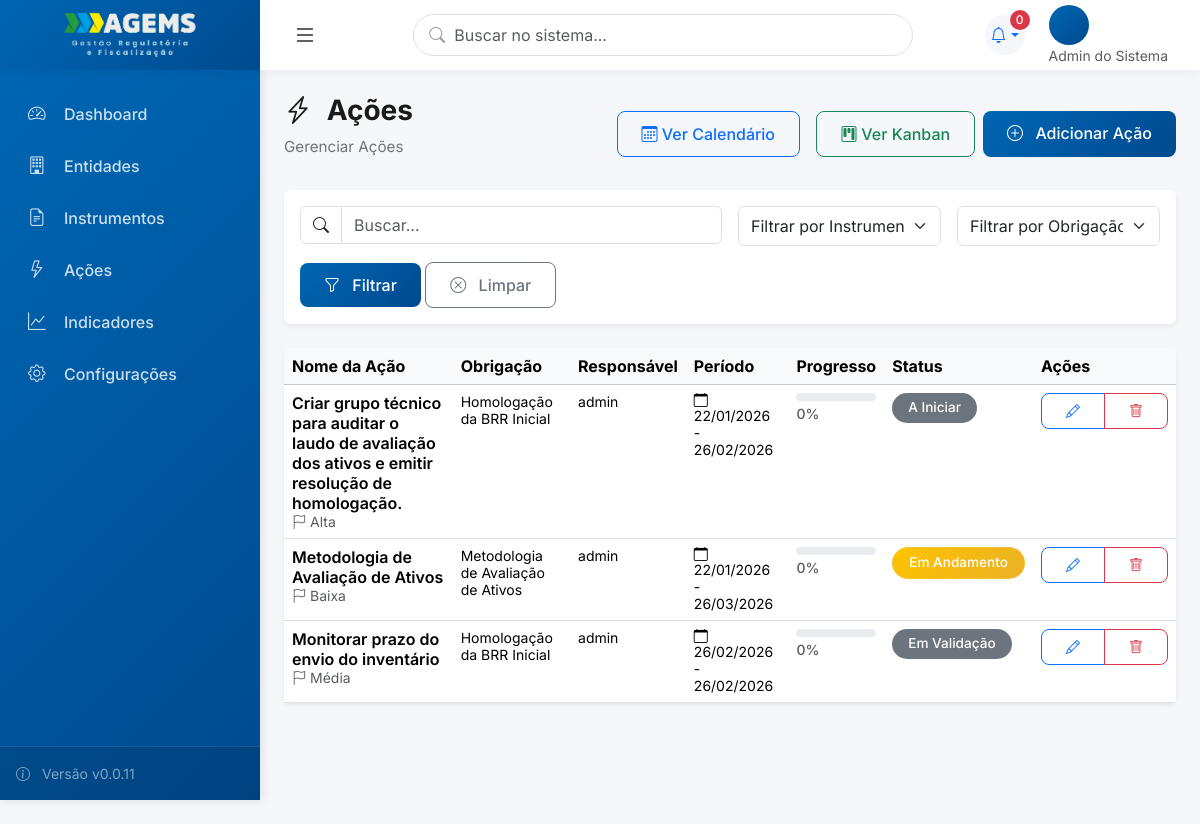
The app's page /acoes/ (signed in), older data.
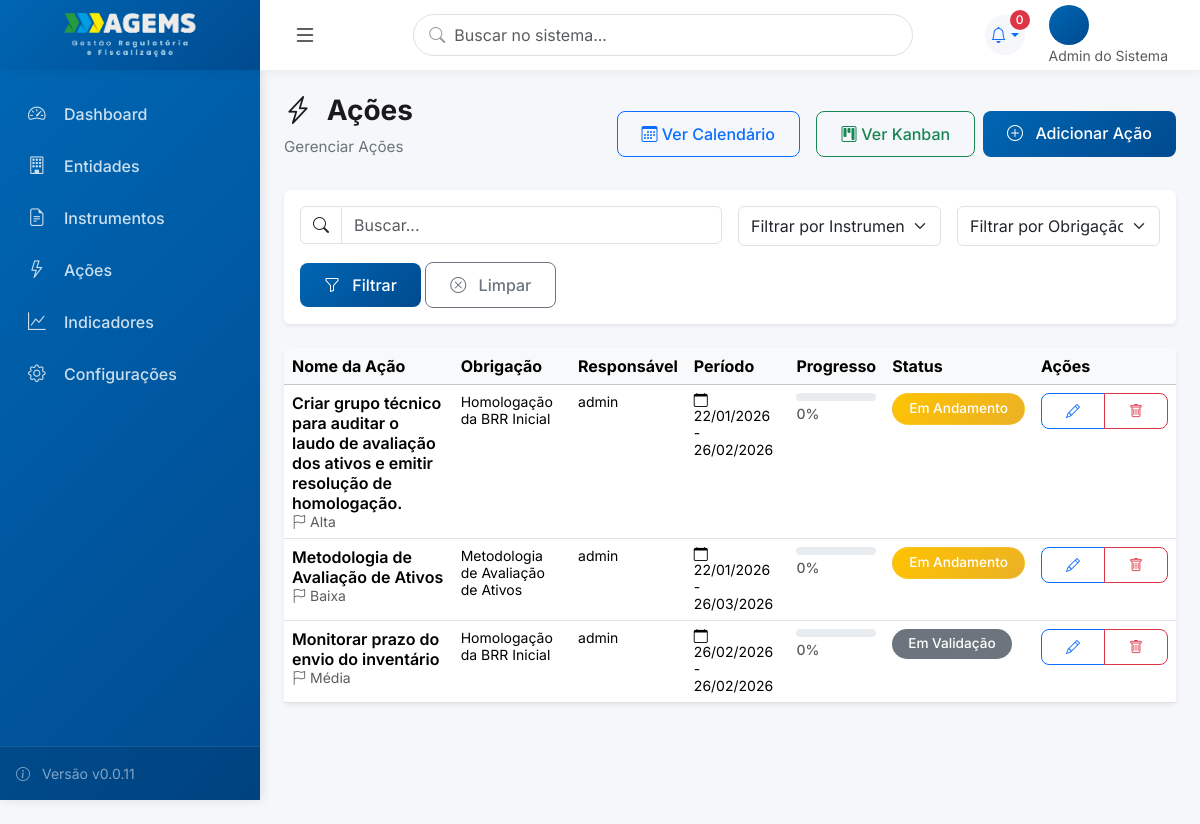
The same page, newer data.
### acoes/models.py (models this page shows, shortened)
class Acao(models.Model):
    STATUS_CHOICES = [
        ('a_iniciar', 'A Iniciar'),
        ('em_andamento', 'Em Andamento'),
        ('atrasado', 'Atrasado'),
        ('em_validacao', 'Em Validação'),
        ('finalizado', 'Finalizado'),
    ]
    PRIORIDADE_CHOICES = [
        ('baixa', 'Baixa'),
        ('media', 'Média'),
        ('alta', 'Alta'),
        ('urgente', 'Urgente'),
    ]
    PERIODICIDADE_CHOICES = [
        ('unica', 'Única'),
        ('mensal', 'Mensal'),
        ('bimestral', 'Bimestral'),
        ('trimestral', 'Trimestral'),
        ('quadrimestral', 'Quadrimestral'),
        ('semestral', 'Semestral'),
        ('anual', 'Anual'),
    ]
    nome = models.CharField('Nome da Ação', max_length=200)
    descricao = models.TextField('Descrição', blank=True)
    obrigacao = models.ForeignKey(
        Obrigacao,
        on_delete=models.PROTECT,
        verbose_name='Obrigação',
        related_name='acoes'
    )
    tipo_acao = models.ForeignKey(
        TipoAcao,
        on_delete=models.PROTECT,
        verbose_name='Tipo de Ação',
        related_name='acoes_v2',
        null=True,
        blank=True
    )
    responsavel = models.ForeignKey(
        settings.AUTH_USER_MODEL,
        on_delete=models.PROTECT,
        verbose_name='Responsável',
        related_name='acoes_responsavel',
        help_text='Responsável pela ação (apenas 1)'
    )
    executores = models.ManyToManyField(
        settings.AUTH_USER_MODEL,
        verbose_name='Executores',
        related_name='acoes_executor',
        blank=True,
        help_text='Usuários que executam a ação (pode ser vários)'
    )
    status = models.CharField('Status', max_length=15, choices=STATUS_CHOICES, default='a_iniciar')
    percentual_cumprido = models.IntegerField(
        'Percentual Cumprido (%)',
        default=0,
        help_text='Percentual de conclusão da ação (0-100)'
    )
    data_inicio = models.DateField('Data de Início')
    data_fim = models.DateField('Data de Fim')
    data_conclusao = models.DateField('Data de Conclusão Real', null=True, blank=True)
    periodicidade = models.CharField('Periodicidade', max_length=15, choices=PERIODICIDADE_CHOICES, default='unica')
    prioridade = models.CharField('Prioridade', max_length=10, choices=PRIORIDADE_CHOICES, default='media')
    dias_antecedencia_alerta = models.IntegerField(
        'Dias de Antecedência para Alerta',
        null=True,
        blank=True,
        default=None,
        help_text='Número de dias antes do prazo para gerar alerta (opcional)'
    )
    acoes_predecessoras = models.ManyToManyField(
        'self',
        symmetrical=False,
        verbose_name='Ações Predecessoras',
        related_name='acoes_sucessoras',
        blank=True,
        help_text='Ações que devem ser concluídas antes desta'
    )
    observacoes = models.TextField('Observações', blank=True)
    data_cadastro = models.DateTimeField('Data de Cadastro', auto_now_add=True)
    data_atualizacao = models.DateTimeField('Última Atualização', auto_now=True)
    class Meta:
        verbose_name = 'Ação'
        verbose_name_plural = 'Ações'
        ordering = ['data_inicio', 'prioridade', 'nome']

### instrumentos/models.py (models this page shows, shortened)
class Obrigacao(models.Model):
    STATUS_CHOICES = [
        ('pendente', 'Pendente'),
        ('em_andamento', 'Em Andamento'),
        ('cumprida', 'Cumprida'),
        ('vencida', 'Vencida'),
    ]
    titulo = models.CharField('Título da Obrigação', max_length=200)
    descricao = models.TextField('Descrição')
    clausula_referencia = models.CharField(
        'Cláusula de Referência',
        max_length=50,
        blank=True,
        help_text='Ex: Cláusula 5.2, Item 3.4, etc'
    )
    instrumento = models.ForeignKey(
        Instrumento,
        on_delete=models.PROTECT,  # Alterado de CASCADE para PROTECT para segurança
        verbose_name='Instrumento',
        related_name='obrigacoes'
    )
    tipo_obrigacao = models.ForeignKey(
        TipoObrigacao,
        on_delete=models.PROTECT,
        verbose_name='Tipo de Obrigação',
        related_name='obrigacoes'
    )
    recorrente = models.BooleanField(
        'Obrigação Recorrente',
        default=False,
        help_text='Se marcado, esta obrigação não será marcada como cumprida automaticamente'
    )
    data_vencimento = models.DateField(
        'Data de Vencimento',
        null=True,
        blank=True,
        help_text='Data limite para cumprimento (se aplicável)'
    )
    status = models.CharField('Status', max_length=15, choices=STATUS_CHOICES, default='pendente')
    cumprida = models.BooleanField('Cumprida', default=False)
    data_cumprimento = models.DateField('Data de Cumprimento', null=True, blank=True)
    dias_antecedencia_alerta = models.IntegerField(
        'Dias de Antecedência para Alerta',
        default=30,
        help_text='Número de dias antes do vencimento para gerar alerta'
    )
    observacoes = models.TextField('Observações', blank=True)
    data_cadastro = models.DateTimeField('Data de Cadastro', auto_now_add=True)
    data_atualizacao = models.DateTimeField('Última Atualização', auto_now=True)
    class Meta:
        verbose_name = 'Obrigação'
        verbose_name_plural = 'Obrigações'
        ordering = ['data_vencimento', 'titulo']

### usuarios/models.py (models this page shows, shortened)
class Usuario(AbstractUser):
    PERFIL_CHOICES = [
        (0, 'Admin do Sistema'),
        (1, 'Gestor (Diretor)'),
        (2, 'Gestor (Assessor)'),
        (3, 'Técnico (Coordenador)'),
        (4, 'Técnico (Executor)'),
        (5, 'Visualizador (Auditor)'),
    ]
    perfil = models.IntegerField(
        choices=PERFIL_CHOICES,
        default=4,
        verbose_name='Perfil de Acesso',
        help_text='Define o nível de acesso e permissões do usuário'
    )
    diretoria = models.ForeignKey(
        'core.Diretoria',
        on_delete=models.SET_NULL,
        null=True,
        blank=True,
        related_name='usuarios_diretoria',
        verbose_name='Diretoria',
        help_text='Diretoria principal do usuário (obrigatório para perfis 1-5)'
    )
    subunidade = models.ForeignKey(
        'core.Subunidade',
        on_delete=models.SET_NULL,
        null=True,
        blank=True,
        related_name='usuarios',
        verbose_name='Subunidade',
        help_text='Subunidade específica (obrigatório para perfis 2, 3, 4)'
    )
    diretorias_visualizacao = models.ManyToManyField(
        'core.Diretoria',
        blank=True,
        related_name='visualizadores',
        verbose_name='Diretorias para Visualização',
        help_text='Diretorias que o visualizador pode acessar (apenas para perfil 5)'
    )
    cargo = models.CharField(max_length=100, blank=True, verbose_name='Cargo')
    setor = models.CharField(max_length=100, blank=True, verbose_name='Setor/Departamento')
    telefone = models.CharField(max_length=20, blank=True, verbose_name='Telefone')
    entidade = models.ForeignKey(
        'entidades.Entidade',
        on_delete=models.SET_NULL,
        null=True,
        blank=True,
        related_name='usuarios',
        verbose_name='Entidade'
    )
    senha_temporaria = models.BooleanField(
        default=False,
        verbose_name='Senha Temporária',
        help_text='Se True, usuário será forçado a trocar senha no próximo login'
    )
    ativo = models.BooleanField(default=True, verbose_name='Usuário Ativo')
    data_criacao = models.DateTimeField(auto_now_add=True, verbose_name='Data de Criação')
    data_atualizacao = models.DateTimeField(auto_now=True, verbose_name='Última Atualização')
    class Meta:
        verbose_name = 'Usuário'
        verbose_name_plural = 'Usuários'
        ordering = ['first_name', 'last_name']
        indexes = [
            models.Index(fields=['perfil']),
            models.Index(fields=['diretoria']),
            models.Index(fields=['subunidade']),
        ]

### acoes/views.py (the view)
# urls.py: path('acoes/', AcaoListView.as_view(), name='acao_list'),
class AcaoListView(PermissionRequiredMixin, ModernListView):
    permission_required = 'acoes.view_acao'
    model = Acao
    template_name = 'acoes/acao_list.html'
    icon = "bi bi-lightning-charge"
    create_url = 'acao_create'
    search_fields = ['nome', 'descricao', 'obrigacao__titulo']
    def get_queryset(self):
        instrumento_id = self.request.GET.get('instrumento')
        obrigacao_id = self.request.GET.get('obrigacao')
        queryset = Acao.objects.all()
        if instrumento_id:
            queryset = queryset.filter(obrigacao__instrumento_id=instrumento_id)
        if obrigacao_id:
            queryset = queryset.filter(obrigacao_id=obrigacao_id)
        return queryset.order_by('data_inicio', 'prioridade', 'nome')
    def get_context_data(self, **kwargs):
        context = super().get_context_data(**kwargs)
        instrumento_id = self.request.GET.get('instrumento')
        context['instrumentos'] = Instrumento.objects.all()
        context['obrigacoes'] = Obrigacao.objects.filter(instrumento_id=instrumento_id) if instrumento_id else Obrigacao.objects.all()
        try:
            context['instrumento_selecionado'] = int(instrumento_id) if instrumento_id else None
        except (ValueError, TypeError):
            context['instrumento_selecionado'] = None
        try:
            context['obrigacao_selecionada'] = int(self.request.GET.get('obrigacao')) if self.request.GET.get('obrigacao') else None
        except (ValueError, TypeError):
            context['obrigacao_selecionada'] = None
        return context

### core/models.py (called while the page is built)
    def __str__(self):
        return self.nome

### core/views.py (called while the page is built)
    def get_context_data(self, **kwargs):
        context = super().get_context_data(**kwargs)
        context['title'] = getattr(self, 'title', self.model._meta.verbose_name_plural.title())
        context['subtitle'] = getattr(self, 'subtitle', f'Gerenciar {self.model._meta.verbose_name_plural}')
        context['icon'] = getattr(self, 'icon', 'bi bi-list')
        context['singular_name'] = self.model._meta.verbose_name.title()
        context['create_url'] = getattr(self, 'create_url', f'{self.model._meta.model_name}_create')
        return context

### instrumentos/models.py (called while the page is built)
    def __str__(self):
        return f"{self.numero} - {self.tipo_instrumento}"

### templates/acoes/acao_list.html (shortened to what this page needs)
﻿{% extends 'components/list_view.html' %}
{% block header_actions %}
<a href="{% url 'acao_calendario' %}" class="btn btn-outline-primary me-2"><i class="bi bi-calendar3"></i> Ver
    Calendário</a>
<a href="{% url 'acao_kanban' %}" class="btn btn-outline-success"><i class="bi bi-kanban"></i> Ver Kanban</a>
{% endblock %}
{% block extra_filters %}
<div class="col-md-3">
    <select name="instrumento" id="instrumento" class="form-select" style="height: 40px;">
        <option value=""> Filtrar por Instrumento...</option>
    </select>
</div>
<div class="col-md-3">
    <select name="obrigacao" id="obrigacao" class="form-select" style="height: 40px;">
        <option value=""> Filtrar por Obrigação...</option>
    </select>
</div>
{% endblock %}
{% block table_headers %}
<th>Nome da Ação</th>
<th>Obrigação</th>
<th>Responsável</th>
<th>Período</th>
<th>Progresso</th>
<th>Status</th>
{% endblock %}
{% block table_rows %}
{% for acao in object_list %}
<tr>
    <td>
        <div class="fw-semibold toggle-checklist" data-acao="{{acao.id}}" style="cursor:pointer;">{{acao.nome}}
        </div>
        <small class="text-muted"><i class="bi bi-flag me-1"></i>{{acao.get_prioridade_display}}</small>
    </td>
    <td><small>{{acao.obrigacao.titulo}}</small></td>
    <td><small>{{acao.responsavel.get_full_name|default:acao.responsavel.username}}</small></td>
    <td><small><i class="bi bi-calendar me-1"></i>{{acao.data_inicio|date:"d/m/Y"}} -
            {{acao.data_fim|date:"d/m/Y"}}</small></td>
    <td>
        <div class="progress mb-1" style="height: 8px; border-radius: 4px; background-color: #e9ecef;">
        </div>
        <small class="text-muted fw-medium">{{acao.percentual_cumprido}}%</small>
    </td>
    <td>
        {% if acao.status == 'finalizado' %}
        <span class="badge bg-success">Finalizado</span>
        {% elif acao.status == 'em_andamento' %}
        <span class="badge bg-gold">Em Andamento</span>
        {% elif acao.status == 'atrasado' %}
        <span class="badge bg-danger">Atrasado</span>
        {% else %}
        <span class="badge bg-secondary">{{acao.get_status_display}}</span>
        {% endif %}
    </td>
    <td>
        <div class="btn-group btn-group-sm">
            <a href="{% url 'acao_edit' acao.pk %}" class="btn btn-outline-primary" title="Editar"><i
                    class="bi bi-pencil"></i></a>
            <a href="{% url 'acao_delete' acao.pk %}" class="btn btn-outline-danger" title="Excluir"><i
                    class="bi bi-trash"></i></a>
        </div>
    </td>
</tr>
{% endfor %}
{% endblock %}

Row changes from the older to the newer data that the page shows:
changed Acao "Alta": status "A Iniciar" → (not shown); now shows "Em Andamento"
